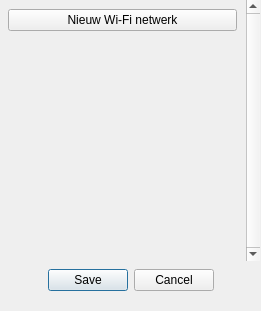
<?xml version="1.0" encoding="UTF-8"?>
<ui version="4.0">
 <class>Rooster_EPD_wifi</class>
 <widget class="QDialog" name="Rooster_EPD_wifi">
  <property name="geometry">
   <rect>
    <x>0</x>
    <y>0</y>
    <width>261</width>
    <height>311</height>
   </rect>
  </property>
  <property name="minimumSize">
   <size>
    <width>261</width>
    <height>201</height>
   </size>
  </property>
  <property name="maximumSize">
   <size>
    <width>261</width>
    <height>16777215</height>
   </size>
  </property>
  <property name="windowTitle">
   <string>Wi-Fi netwerken</string>
  </property>
  <widget class="QDialogButtonBox" name="buttonBox">
   <property name="geometry">
    <rect>
     <x>0</x>
     <y>260</y>
     <width>261</width>
     <height>41</height>
    </rect>
   </property>
   <property name="orientation">
    <enum>Qt::Orientation::Horizontal</enum>
   </property>
   <property name="standardButtons">
    <set>QDialogButtonBox::StandardButton::Cancel|QDialogButtonBox::StandardButton::Save</set>
   </property>
   <property name="centerButtons">
    <bool>true</bool>
   </property>
  </widget>
  <widget class="QScrollArea" name="scrollArea">
   <property name="geometry">
    <rect>
     <x>-1</x>
     <y>0</y>
     <width>261</width>
     <height>261</height>
    </rect>
   </property>
   <property name="frameShape">
    <enum>QFrame::Shape::NoFrame</enum>
   </property>
   <property name="verticalScrollBarPolicy">
    <enum>Qt::ScrollBarPolicy::ScrollBarAlwaysOn</enum>
   </property>
   <property name="horizontalScrollBarPolicy">
    <enum>Qt::ScrollBarPolicy::ScrollBarAlwaysOff</enum>
   </property>
   <property name="widgetResizable">
    <bool>true</bool>
   </property>
   <widget class="QWidget" name="scrollAreaWidgetContents">
    <property name="geometry">
     <rect>
      <x>0</x>
      <y>0</y>
      <width>249</width>
      <height>261</height>
     </rect>
    </property>
    <layout class="QVBoxLayout" name="verticalLayout">
     <item>
      <widget class="QPushButton" name="nieuwButton">
       <property name="text">
        <string>Nieuw Wi-Fi netwerk</string>
       </property>
      </widget>
     </item>
     <item>
      <spacer name="verticalSpacer">
       <property name="orientation">
        <enum>Qt::Orientation::Vertical</enum>
       </property>
       <property name="sizeHint" stdset="0">
        <size>
         <width>20</width>
         <height>40</height>
        </size>
       </property>
      </spacer>
     </item>
    </layout>
   </widget>
  </widget>
 </widget>
 <resources/>
 <connections>
  <connection>
   <sender>buttonBox</sender>
   <signal>accepted()</signal>
   <receiver>Rooster_EPD_wifi</receiver>
   <slot>accept()</slot>
   <hints>
    <hint type="sourcelabel">
     <x>248</x>
     <y>254</y>
    </hint>
    <hint type="destinationlabel">
     <x>157</x>
     <y>274</y>
    </hint>
   </hints>
  </connection>
  <connection>
   <sender>buttonBox</sender>
   <signal>rejected()</signal>
   <receiver>Rooster_EPD_wifi</receiver>
   <slot>reject()</slot>
   <hints>
    <hint type="sourcelabel">
     <x>316</x>
     <y>260</y>
    </hint>
    <hint type="destinationlabel">
     <x>286</x>
     <y>274</y>
    </hint>
   </hints>
  </connection>
 </connections>
</ui>
